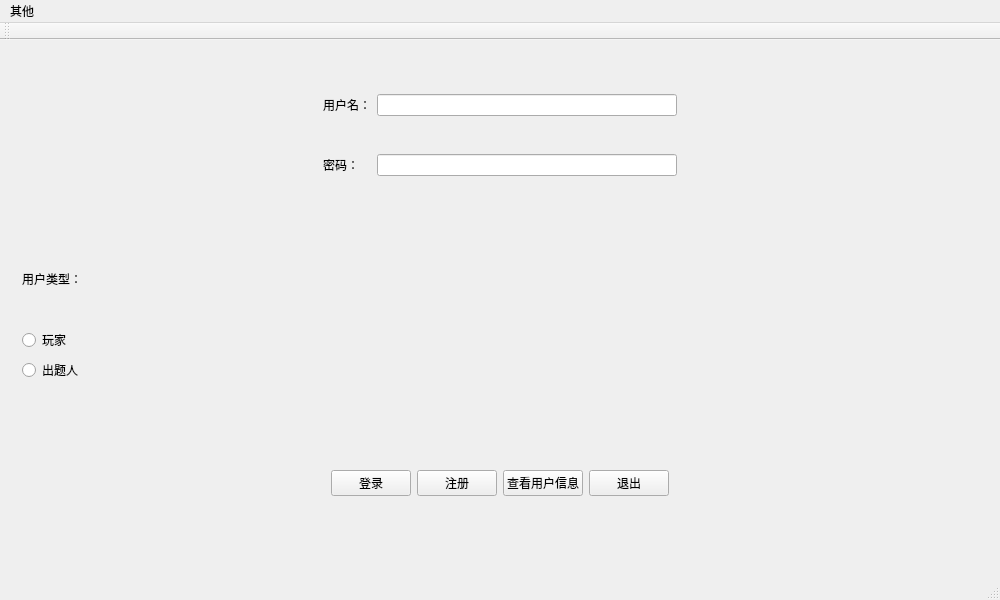
<?xml version="1.0" encoding="UTF-8"?>
<ui version="4.0">
 <class>MainWindow</class>
 <widget class="QMainWindow" name="MainWindow">
  <property name="geometry">
   <rect>
    <x>0</x>
    <y>0</y>
    <width>1000</width>
    <height>600</height>
   </rect>
  </property>
  <property name="minimumSize">
   <size>
    <width>1000</width>
    <height>600</height>
   </size>
  </property>
  <property name="maximumSize">
   <size>
    <width>1000</width>
    <height>600</height>
   </size>
  </property>
  <property name="windowTitle">
   <string>MainWindow</string>
  </property>
  <widget class="QWidget" name="centralWidget">
   <layout class="QVBoxLayout" name="verticalLayout">
    <item>
     <widget class="QWidget" name="widget" native="true">
      <layout class="QGridLayout" name="gridLayout">
       <item row="1" column="2">
        <widget class="QLineEdit" name="input2"/>
       </item>
       <item row="0" column="2">
        <widget class="QLineEdit" name="input1"/>
       </item>
       <item row="0" column="1">
        <widget class="QLabel" name="label">
         <property name="text">
          <string>用户名：</string>
         </property>
        </widget>
       </item>
       <item row="1" column="1">
        <widget class="QLabel" name="label_2">
         <property name="text">
          <string>密码：</string>
         </property>
        </widget>
       </item>
       <item row="1" column="3">
        <spacer name="horizontalSpacer">
         <property name="orientation">
          <enum>Qt::Horizontal</enum>
         </property>
         <property name="sizeHint" stdset="0">
          <size>
           <width>40</width>
           <height>20</height>
          </size>
         </property>
        </spacer>
       </item>
       <item row="0" column="0">
        <spacer name="horizontalSpacer_4">
         <property name="orientation">
          <enum>Qt::Horizontal</enum>
         </property>
         <property name="sizeHint" stdset="0">
          <size>
           <width>40</width>
           <height>20</height>
          </size>
         </property>
        </spacer>
       </item>
      </layout>
     </widget>
    </item>
    <item>
     <widget class="QWidget" name="widget_3" native="true">
      <layout class="QVBoxLayout" name="verticalLayout_2">
       <item>
        <widget class="QLabel" name="label_3">
         <property name="text">
          <string>用户类型：</string>
         </property>
        </widget>
       </item>
       <item>
        <widget class="QRadioButton" name="typeplayer">
         <property name="text">
          <string>玩家</string>
         </property>
        </widget>
       </item>
       <item>
        <widget class="QRadioButton" name="typeque">
         <property name="text">
          <string>出题人</string>
         </property>
        </widget>
       </item>
      </layout>
     </widget>
    </item>
    <item>
     <widget class="QWidget" name="widget_4" native="true">
      <layout class="QHBoxLayout" name="horizontalLayout">
       <item>
        <spacer name="horizontalSpacer_2">
         <property name="orientation">
          <enum>Qt::Horizontal</enum>
         </property>
         <property name="sizeHint" stdset="0">
          <size>
           <width>40</width>
           <height>20</height>
          </size>
         </property>
        </spacer>
       </item>
       <item>
        <widget class="QPushButton" name="pushButton">
         <property name="text">
          <string>登录</string>
         </property>
        </widget>
       </item>
       <item>
        <widget class="QPushButton" name="pushButton_2">
         <property name="text">
          <string>注册</string>
         </property>
        </widget>
       </item>
       <item>
        <widget class="QPushButton" name="userdt">
         <property name="text">
          <string>查看用户信息</string>
         </property>
        </widget>
       </item>
       <item>
        <widget class="QPushButton" name="exitbt">
         <property name="text">
          <string>退出</string>
         </property>
        </widget>
       </item>
       <item>
        <spacer name="horizontalSpacer_3">
         <property name="orientation">
          <enum>Qt::Horizontal</enum>
         </property>
         <property name="sizeHint" stdset="0">
          <size>
           <width>40</width>
           <height>20</height>
          </size>
         </property>
        </spacer>
       </item>
      </layout>
     </widget>
    </item>
   </layout>
  </widget>
  <widget class="QMenuBar" name="menuBar">
   <property name="geometry">
    <rect>
     <x>0</x>
     <y>0</y>
     <width>1000</width>
     <height>22</height>
    </rect>
   </property>
   <widget class="QMenu" name="menu">
    <property name="title">
     <string>其他</string>
    </property>
    <addaction name="actionAbout"/>
    <addaction name="actionExit"/>
   </widget>
   <addaction name="menu"/>
  </widget>
  <widget class="QToolBar" name="mainToolBar">
   <attribute name="toolBarArea">
    <enum>TopToolBarArea</enum>
   </attribute>
   <attribute name="toolBarBreak">
    <bool>false</bool>
   </attribute>
  </widget>
  <widget class="QStatusBar" name="statusBar"/>
  <action name="actionAbout">
   <property name="text">
    <string>关于</string>
   </property>
  </action>
  <action name="actionExit">
   <property name="text">
    <string>退出</string>
   </property>
  </action>
 </widget>
 <layoutdefault spacing="6" margin="11"/>
 <resources/>
 <connections/>
</ui>
